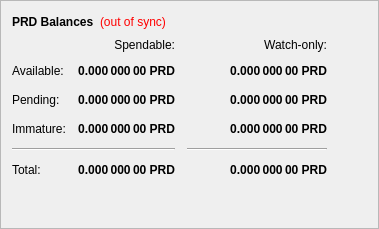
        <widget class="QFrame" name="frame">
         <property name="frameShape">
          <enum>QFrame::StyledPanel</enum>
         </property>
         <property name="frameShadow">
          <enum>QFrame::Raised</enum>
         </property>
         <layout class="QVBoxLayout" name="verticalLayout_4">
          <item>
           <layout class="QHBoxLayout" name="horizontalLayout_4">
            <item>
             <widget class="QLabel" name="label_5">
              <property name="font">
               <font>
                <weight>75</weight>
                <bold>true</bold>
               </font>
              </property>
              <property name="text">
               <string>PRD Balances</string>
              </property>
             </widget>
            </item>
            <item>
             <widget class="QLabel" name="labelWalletStatus">
              <property name="cursor">
               <cursorShape>WhatsThisCursor</cursorShape>
              </property>
              <property name="toolTip">
               <string>The displayed information may be out of date. Your wallet automatically synchronizes with the ParadiseCoin network after a connection is established, but this process has not completed yet.</string>
              </property>
              <property name="styleSheet">
               <string notr="true">QLabel { color: red; }</string>
              </property>
              <property name="text">
               <string notr="true">(out of sync)</string>
              </property>
              <property name="alignment">
               <set>Qt::AlignLeading|Qt::AlignLeft|Qt::AlignVCenter</set>
              </property>
             </widget>
            </item>
            <item>
             <spacer name="horizontalSpacer_3">
              <property name="orientation">
               <enum>Qt::Horizontal</enum>
              </property>
              <property name="sizeHint" stdset="0">
               <size>
                <width>40</width>
                <height>20</height>
               </size>
              </property>
             </spacer>
            </item>
           </layout>
          </item>
          <item>
           <layout class="QGridLayout" name="gridLayout">
            <property name="spacing">
             <number>12</number>
            </property>
            <item row="2" column="2">
             <widget class="QLabel" name="labelWatchPending">
              <property name="font">
               <font>
                <weight>75</weight>
                <bold>true</bold>
               </font>
              </property>
              <property name="cursor">
               <cursorShape>IBeamCursor</cursorShape>
              </property>
              <property name="toolTip">
               <string>Unconfirmed transactions to watch-only addresses</string>
              </property>
              <property name="text">
               <string notr="true">0.000 000 00 PRD</string>
              </property>
              <property name="alignment">
               <set>Qt::AlignRight|Qt::AlignTrailing|Qt::AlignVCenter</set>
              </property>
              <property name="textInteractionFlags">
               <set>Qt::LinksAccessibleByMouse|Qt::TextSelectableByKeyboard|Qt::TextSelectableByMouse</set>
              </property>
             </widget>
            </item>
            <item row="2" column="1">
             <widget class="QLabel" name="labelUnconfirmed">
              <property name="font">
               <font>
                <weight>75</weight>
                <bold>true</bold>
               </font>
              </property>
              <property name="cursor">
               <cursorShape>IBeamCursor</cursorShape>
              </property>
              <property name="toolTip">
               <string>Total of transactions that have yet to be confirmed, and do not yet count toward the spendable balance</string>
              </property>
              <property name="text">
               <string notr="true">0.000 000 00 PRD</string>
              </property>
              <property name="alignment">
               <set>Qt::AlignRight|Qt::AlignTrailing|Qt::AlignVCenter</set>
              </property>
              <property name="textInteractionFlags">
               <set>Qt::LinksAccessibleByMouse|Qt::TextSelectableByKeyboard|Qt::TextSelectableByMouse</set>
              </property>
             </widget>
            </item>
            <item row="3" column="2">
             <widget class="QLabel" name="labelWatchImmature">
              <property name="font">
               <font>
                <weight>75</weight>
                <bold>true</bold>
               </font>
              </property>
              <property name="cursor">
               <cursorShape>IBeamCursor</cursorShape>
              </property>
              <property name="toolTip">
               <string>Staked or masternode rewards in watch-only addresses that has not yet matured</string>
              </property>
              <property name="text">
               <string notr="true">0.000 000 00 PRD</string>
              </property>
              <property name="alignment">
               <set>Qt::AlignRight|Qt::AlignTrailing|Qt::AlignVCenter</set>
              </property>
              <property name="textInteractionFlags">
               <set>Qt::LinksAccessibleByMouse|Qt::TextSelectableByKeyboard|Qt::TextSelectableByMouse</set>
              </property>
             </widget>
            </item>
            <item row="4" column="0" colspan="2">
             <widget class="Line" name="lineSpendableBalance">
              <property name="orientation">
               <enum>Qt::Horizontal</enum>
              </property>
             </widget>
            </item>
            <item row="4" column="2">
             <widget class="Line" name="lineWatchBalance">
              <property name="sizePolicy">
               <sizepolicy hsizetype="Preferred" vsizetype="Fixed">
                <horstretch>0</horstretch>
                <verstretch>0</verstretch>
               </sizepolicy>
              </property>
              <property name="minimumSize">
               <size>
                <width>140</width>
                <height>0</height>
               </size>
              </property>
              <property name="orientation">
               <enum>Qt::Horizontal</enum>
              </property>
             </widget>
            </item>
            <item row="5" column="0">
             <widget class="QLabel" name="labelTotalText">
              <property name="text">
               <string>Total:</string>
              </property>
             </widget>
            </item>
            <item row="3" column="1">
             <widget class="QLabel" name="labelImmature">
              <property name="font">
               <font>
                <weight>75</weight>
                <bold>true</bold>
               </font>
              </property>
              <property name="cursor">
               <cursorShape>IBeamCursor</cursorShape>
              </property>
              <property name="toolTip">
               <string>Staked or masternode rewards that has not yet matured</string>
              </property>
              <property name="text">
               <string notr="true">0.000 000 00 PRD</string>
              </property>
              <property name="alignment">
               <set>Qt::AlignRight|Qt::AlignTrailing|Qt::AlignVCenter</set>
              </property>
              <property name="textInteractionFlags">
               <set>Qt::LinksAccessibleByMouse|Qt::TextSelectableByKeyboard|Qt::TextSelectableByMouse</set>
              </property>
             </widget>
            </item>
            <item row="2" column="3">
             <spacer name="horizontalSpacer_2">
              <property name="orientation">
               <enum>Qt::Horizontal</enum>
              </property>
              <property name="sizeHint" stdset="0">
               <size>
                <width>40</width>
                <height>20</height>
               </size>
              </property>
             </spacer>
            </item>
            <item row="3" column="0">
             <widget class="QLabel" name="labelImmatureText">
              <property name="text">
               <string>Immature:</string>
              </property>
             </widget>
            </item>
            <item row="5" column="1">
             <widget class="QLabel" name="labelTotal">
              <property name="font">
               <font>
                <weight>75</weight>
                <bold>true</bold>
               </font>
              </property>
              <property name="cursor">
               <cursorShape>IBeamCursor</cursorShape>
              </property>
              <property name="toolTip">
               <string>Your current total balance</string>
              </property>
              <property name="text">
               <string notr="true">0.000 000 00 PRD</string>
              </property>
              <property name="alignment">
               <set>Qt::AlignRight|Qt::AlignTrailing|Qt::AlignVCenter</set>
              </property>
              <property name="textInteractionFlags">
               <set>Qt::LinksAccessibleByMouse|Qt::TextSelectableByKeyboard|Qt::TextSelectableByMouse</set>
              </property>
             </widget>
            </item>
            <item row="5" column="2">
             <widget class="QLabel" name="labelWatchTotal">
              <property name="font">
               <font>
                <weight>75</weight>
                <bold>true</bold>
               </font>
              </property>
              <property name="cursor">
               <cursorShape>IBeamCursor</cursorShape>
              </property>
              <property name="toolTip">
               <string>Current total balance in watch-only addresses</string>
              </property>
              <property name="text">
               <string notr="true">0.000 000 00 PRD</string>
              </property>
              <property name="alignment">
               <set>Qt::AlignRight|Qt::AlignTrailing|Qt::AlignVCenter</set>
              </property>
              <property name="textInteractionFlags">
               <set>Qt::LinksAccessibleByMouse|Qt::TextSelectableByKeyboard|Qt::TextSelectableByMouse</set>
              </property>
             </widget>
            </item>
            <item row="0" column="2">
             <widget class="QLabel" name="labelWatchonly">
              <property name="text">
               <string>Watch-only:</string>
              </property>
              <property name="alignment">
               <set>Qt::AlignRight|Qt::AlignTrailing|Qt::AlignVCenter</set>
              </property>
             </widget>
            </item>
            <item row="1" column="0">
             <widget class="QLabel" name="labelBalanceText">
              <property name="text">
               <string>Available:</string>
              </property>
             </widget>
            </item>
            <item row="1" column="1">
             <widget class="QLabel" name="labelBalance">
              <property name="font">
               <font>
                <weight>75</weight>
                <bold>true</bold>
               </font>
              </property>
              <property name="cursor">
               <cursorShape>IBeamCursor</cursorShape>
              </property>
              <property name="toolTip">
               <string>Your current spendable balance</string>
              </property>
              <property name="text">
               <string notr="true">0.000 000 00 PRD</string>
              </property>
              <property name="alignment">
               <set>Qt::AlignRight|Qt::AlignTrailing|Qt::AlignVCenter</set>
              </property>
              <property name="textInteractionFlags">
               <set>Qt::LinksAccessibleByMouse|Qt::TextSelectableByKeyboard|Qt::TextSelectableByMouse</set>
              </property>
             </widget>
            </item>
            <item row="1" column="2">
             <widget class="QLabel" name="labelWatchAvailable">
              <property name="font">
               <font>
                <weight>75</weight>
                <bold>true</bold>
               </font>
              </property>
              <property name="cursor">
               <cursorShape>IBeamCursor</cursorShape>
              </property>
              <property name="toolTip">
               <string>Your current balance in watch-only addresses</string>
              </property>
              <property name="text">
               <string notr="true">0.000 000 00 PRD</string>
              </property>
              <property name="alignment">
               <set>Qt::AlignRight|Qt::AlignTrailing|Qt::AlignVCenter</set>
              </property>
              <property name="textInteractionFlags">
               <set>Qt::LinksAccessibleByMouse|Qt::TextSelectableByKeyboard|Qt::TextSelectableByMouse</set>
              </property>
             </widget>
            </item>
            <item row="2" column="0">
             <widget class="QLabel" name="labelPendingText">
              <property name="text">
               <string>Pending:</string>
              </property>
             </widget>
            </item>
            <item row="0" column="1">
             <widget class="QLabel" name="labelSpendable">
              <property name="text">
               <string>Spendable:</string>
              </property>
              <property name="alignment">
               <set>Qt::AlignRight|Qt::AlignTrailing|Qt::AlignVCenter</set>
              </property>
             </widget>
            </item>
           </layout>
          </item>
          <item>
           <spacer name="verticalSpacer_4">
            <property name="orientation">
             <enum>Qt::Vertical</enum>
            </property>
            <property name="sizeHint" stdset="0">
             <size>
              <width>20</width>
              <height>40</height>
             </size>
            </property>
           </spacer>
          </item>
         </layout>
        </widget>
